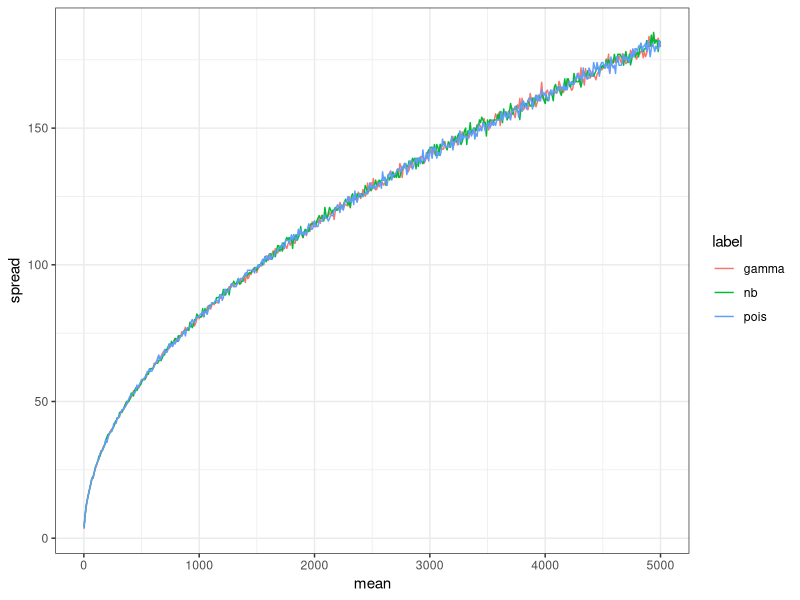
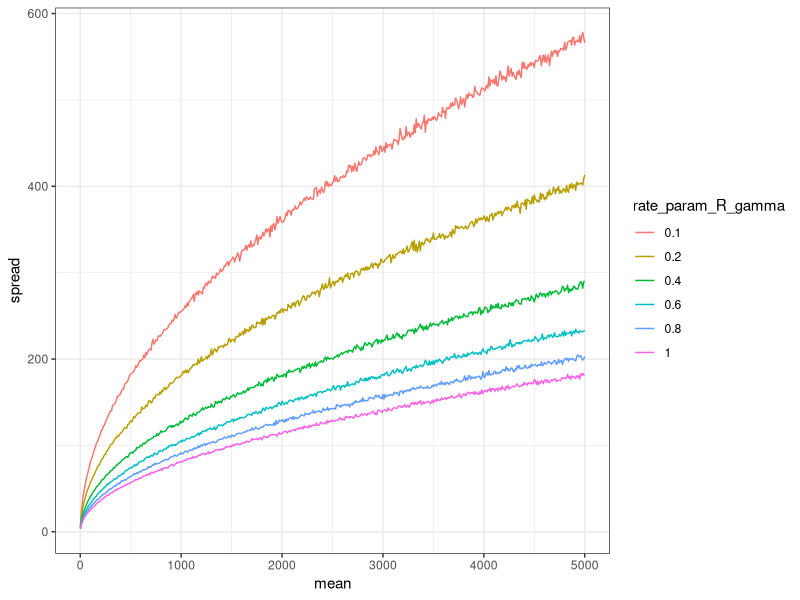
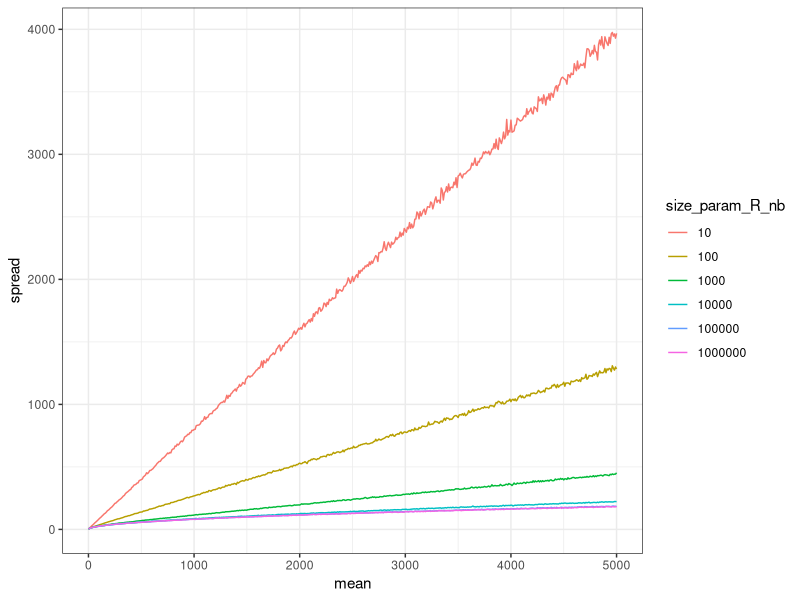
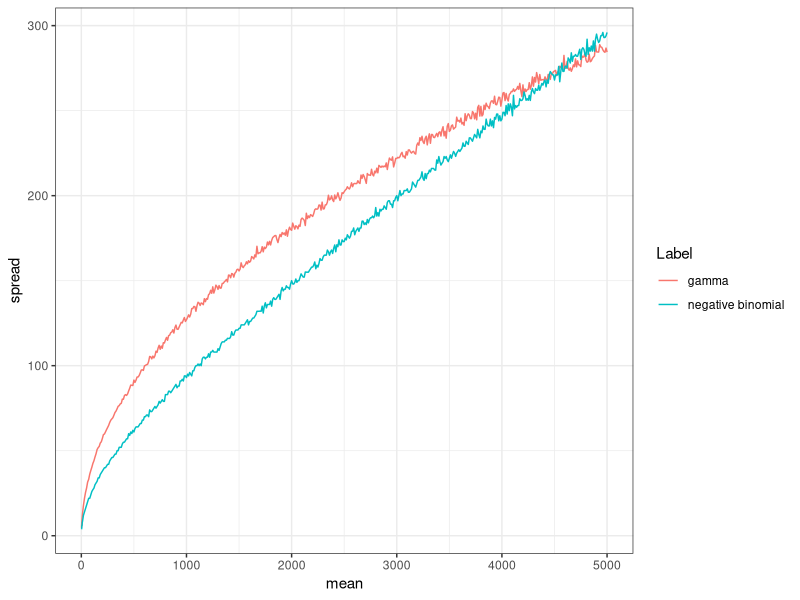
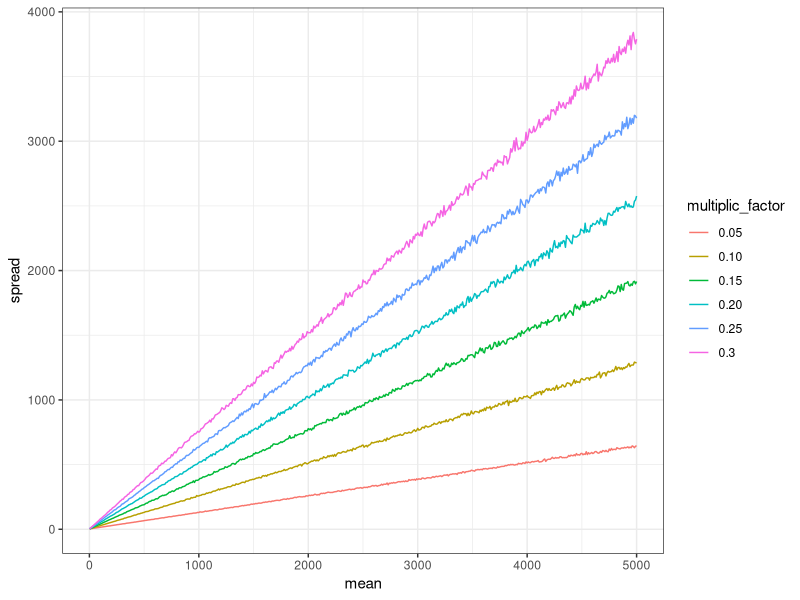
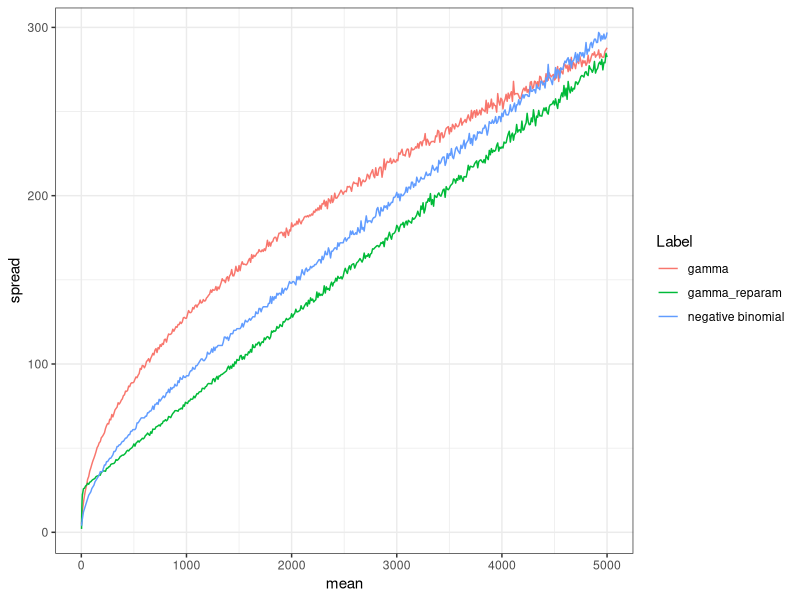

Write R code to recreate these figures, in order.
## ---- chunk 1
knitr::opts_chunk$set(echo = TRUE)
## ---- chunk 2
library(foreach)
library(tidyverse)

## ---- chunk 3

mm = c(seq(2, 10, 1), seq(10, 5000, 10))
my_df = 
	
	# Gamma
	foreach(m = mm, .combine = bind_rows) %do% {
	s=1

	x = rgamma(10000,shape = m * s, rate = s)
	
	c(mean = m, spread = abs(quantile(x, 0.1) - quantile(x, 0.9)))
	} %>% 
	rename("gamma" = `spread.10%`) %>% 
	
	# Negative binomial
	left_join(
		foreach(m = mm, .combine = bind_rows) %do% {
			s=1000000
			x = rnbinom(10000, mu = m, size = s)
			c(mean = m, spread = abs(quantile(x, 0.1) - quantile(x, 0.9)))
		} %>% 
			rename("nb" = `spread.10%`),
	by="mean"
	) %>%
		
	# Poisson
	left_join(
		foreach(m = mm, .combine = bind_rows) %do% {
			
			x = rpois(10000, lambda = m)
			
			c(mean = m, spread = abs(quantile(x, 0.1) - quantile(x, 0.9)))
		} %>% rename("pois" = `spread.10%`),
		by="mean"
	) %>%
		gather(label, spread, -mean) 

## ---- chunk 4
my_df %>% ggplot(aes(x=mean, y=spread, color=label)) + geom_line() + theme_bw() 
## ---- chunk 5

mm = c(seq(2, 10, 1), seq(10, 5000, 10))
my_df = 
	
	# Gamma
	foreach(m = mm, .combine = bind_rows) %do% {
		s=1
		x = rgamma(10000,shape = m * s, rate = s)
		c(mean = m, spread = abs(quantile(x, 0.1) - quantile(x, 0.9)))
	} %>% 
	rename("1" = `spread.10%`) %>% 
		
	# Gamma
	left_join(
		foreach(m = mm, .combine = bind_rows) %do% {
			s=0.8
			x = rgamma(10000,shape = m * s, rate = s)
			c(mean = m, spread = abs(quantile(x, 0.1) - quantile(x, 0.9)))
		}  %>% rename("0.8" = `spread.10%`),
		by="mean"
	) %>%
	
	# Gamma
	left_join(
		foreach(m = mm, .combine = bind_rows) %do% {
			s=0.6
			x = rgamma(10000,shape = m * s, rate = s)
			c(mean = m, spread = abs(quantile(x, 0.1) - quantile(x, 0.9)))
		}  %>% rename("0.6" = `spread.10%`),
		by="mean"
	) %>%
	
	# Gamma
	left_join(
		foreach(m = mm, .combine = bind_rows) %do% {
			s=0.4
			x = rgamma(10000,shape = m * s, rate = s)
			c(mean = m, spread = abs(quantile(x, 0.1) - quantile(x, 0.9)))
		}  %>% rename("0.4" = `spread.10%`),
		by="mean"
	) %>%
	
	# Gamma
	left_join(
		foreach(m = mm, .combine = bind_rows) %do% {
			s=0.2
			x = rgamma(10000,shape = m * s, rate = s)
			c(mean = m, spread = abs(quantile(x, 0.1) - quantile(x, 0.9)))
		}  %>% rename("0.2" = `spread.10%`),
		by="mean"
	) %>%
	
	# Gamma
	left_join(
		foreach(m = mm, .combine = bind_rows) %do% {
			s=0.1
			x = rgamma(10000,shape = m * s, rate = s)
			c(mean = m, spread = abs(quantile(x, 0.1) - quantile(x, 0.9)))
		}  %>% rename("0.1" = `spread.10%`),
		by="mean"
	) %>%
		gather(rate_param_R_gamma, spread, -mean) 

## ---- chunk 6
my_df %>% ggplot(aes(x=mean, y=spread, color=rate_param_R_gamma)) + geom_line() + theme_bw() 
## ---- chunk 7

mm = c(seq(2, 10, 1), seq(10, 5000, 10))
my_df = 
	
	# Negative binomial
	foreach(m = mm, .combine = bind_rows) %do% {
			s=1000000
			x = rnbinom(10000, mu = m, size = s)
			c(mean = m, spread = abs(quantile(x, 0.1) - quantile(x, 0.9)))
		} %>% 
	rename("1000000" = `spread.10%`) %>% 
		
	# Negative binomial
	left_join(
		foreach(m = mm, .combine = bind_rows) %do% {
			s=100000
			x = rnbinom(10000, mu = m, size = s)
			c(mean = m, spread = abs(quantile(x, 0.1) - quantile(x, 0.9)))
		}  %>% rename("100000" = `spread.10%`),
		by="mean"
	) %>%
	
	# Negative binomial
	left_join(
		foreach(m = mm, .combine = bind_rows) %do% {
			s=10000
			x = rnbinom(10000, mu = m, size = s)
			c(mean = m, spread = abs(quantile(x, 0.1) - quantile(x, 0.9)))
		} %>% rename("10000" = `spread.10%`),
		by="mean"
	) %>%
	
	# Negative binomial
	left_join(
		foreach(m = mm, .combine = bind_rows) %do% {
			s=1000
			x = rnbinom(10000, mu = m, size = s)
			c(mean = m, spread = abs(quantile(x, 0.1) - quantile(x, 0.9)))
		}  %>% rename("1000" = `spread.10%`),
		by="mean"
	) %>%
	
	# Negative binomial
	left_join(
		foreach(m = mm, .combine = bind_rows) %do% {
			s=100
			x = rnbinom(10000, mu = m, size = s)
			c(mean = m, spread = abs(quantile(x, 0.1) - quantile(x, 0.9)))
		}  %>% rename("100" = `spread.10%`),
		by="mean"
	) %>%
	
	# Negative binomial
	left_join(
		foreach(m = mm, .combine = bind_rows) %do% {
			s=10
			x = rnbinom(10000, mu = m, size = s)
			c(mean = m, spread = abs(quantile(x, 0.1) - quantile(x, 0.9)))
		} %>% rename("10" = `spread.10%`),
		by="mean"
	) %>%
		gather(size_param_R_nb, spread, -mean) 

## ---- chunk 8
my_df %>% ggplot(aes(x=mean, y=spread, color=size_param_R_nb)) + geom_line() + theme_bw() 
## ---- chunk 9

mm = c(seq(2, 10, 1), seq(10, 5000, 10))
my_df = 
	
	# Negative binomial
	foreach(m = mm, .combine = bind_rows) %do% {
			s=3000
			x = rnbinom(10000, mu = m, size = s)
			c(mean = m, spread = abs(quantile(x, 0.1) - quantile(x, 0.9)))
		} %>% rename("negative binomial" = `spread.10%`) %>%
	
	# Gamma
	left_join(
		foreach(m = mm, .combine = bind_rows) %do% {
			s=0.4
			x = rgamma(10000,shape = m * s, rate = s)
			c(mean = m, spread = abs(quantile(x, 0.1) - quantile(x, 0.9)))
		}  %>% rename("gamma" = `spread.10%`),
		by="mean"
	) %>% 
	gather(Label, spread, -mean) 

## ---- chunk 10
my_df %>% ggplot(aes(x=mean, y=spread, color=Label)) + geom_line() + theme_bw() 
## ---- chunk 11

mm = c(seq(2, 10, 1), seq(10, 5000, 10))
my_df = 
	
	# Gamma
	foreach(m = mm, .combine = bind_rows) %do% {
		s=1
		s = s + 0.3 * m
		
		v = s^2;
		shape = m^2 / v;
		rate = m / v;
		
		x = rgamma(10000,shape = shape, rate = rate)
			
		c(mean = m, spread = abs(quantile(x, 0.1) - quantile(x, 0.9)))
	} %>% 
	rename("0.3" = `spread.10%`) %>% 
		
	# Gamma
	left_join(
	foreach(m = mm, .combine = bind_rows) %do% {
		s=1
		s = s + 0.25 * m
		
		v = s^2;
		shape = m^2 / v;
		rate = m / v;
		
		x = rgamma(10000,shape = shape, rate = rate)
			
		c(mean = m, spread = abs(quantile(x, 0.1) - quantile(x, 0.9)))
	} %>% rename("0.25" = `spread.10%`),
		by="mean"
	) %>%
	
	# Gamma
	left_join(
	foreach(m = mm, .combine = bind_rows) %do% {
		s=1
		s = s + 0.20 * m
		
		v = s^2;
		shape = m^2 / v;
		rate = m / v;
		
		x = rgamma(10000,shape = shape, rate = rate)
			
		c(mean = m, spread = abs(quantile(x, 0.1) - quantile(x, 0.9)))
	}  %>% rename("0.20" = `spread.10%`),
		by="mean"
	) %>%
	
	# Gamma
	left_join(
	foreach(m = mm, .combine = bind_rows) %do% {
		s=1
		s = s + 0.15 * m
		
		v = s^2;
		shape = m^2 / v;
		rate = m / v;
		
		x = rgamma(10000,shape = shape, rate = rate)
			
		c(mean = m, spread = abs(quantile(x, 0.1) - quantile(x, 0.9)))
	}  %>% rename("0.15" = `spread.10%`),
		by="mean"
	) %>%
	
	# Gamma
	left_join(
	foreach(m = mm, .combine = bind_rows) %do% {
		s=1
		s = s + 0.10 * m
		
		v = s^2;
		shape = m^2 / v;
		rate = m / v;
		
		x = rgamma(10000,shape = shape, rate = rate)
			
		c(mean = m, spread = abs(quantile(x, 0.1) - quantile(x, 0.9)))
	} %>% rename("0.10" = `spread.10%`),
		by="mean"
	) %>%
	
	# Gamma
	left_join(
	foreach(m = mm, .combine = bind_rows) %do% {
		s=1
		s = s + 0.05 * m
		
		v = s^2;
		shape = m^2 / v;
		rate = m / v;
		
		x = rgamma(10000,shape = shape, rate = rate)
			
		c(mean = m, spread = abs(quantile(x, 0.1) - quantile(x, 0.9)))
	}  %>% rename("0.05" = `spread.10%`),
		by="mean"
	) %>%
		gather(multiplic_factor, spread, -mean) 

## ---- chunk 12
my_df %>% ggplot(aes(x=mean, y=spread, color=multiplic_factor)) + geom_line() + theme_bw() 
## ---- chunk 13

mm = c(seq(2, 10, 1), seq(10, 5000, 10))
my_df = 
	
	# Negative binomial
	foreach(m = mm, .combine = bind_rows) %do% {
			s=3000
			x = rnbinom(10000, mu = m, size = s)
			c(mean = m, spread = abs(quantile(x, 0.1) - quantile(x, 0.9)))
		} %>% rename("negative binomial" = `spread.10%`) %>%
	
	# Gamma
	left_join(
		foreach(m = mm, .combine = bind_rows) %do% {
		s=10
		s = (s + 0.02 * m) 
		
		v = s^2;
		shape = m^2 / v;
		rate = m / v;
		
		x = rgamma(10000,shape = shape, rate = rate)
			
		c(mean = m, spread = abs(quantile(x, 0.1) - quantile(x, 0.9)))
	}  %>% rename("gamma_reparam" = `spread.10%`),
		by="mean"
	) %>% 
	
	# Gamma
	left_join(
		foreach(m = mm, .combine = bind_rows) %do% {
			s=0.4
			x = rgamma(10000,shape = m * s, rate = s)
			c(mean = m, spread = abs(quantile(x, 0.1) - quantile(x, 0.9)))
		}  %>% rename("gamma" = `spread.10%`),
		by="mean"
	) %>% 
	gather(Label, spread, -mean) 

## ---- chunk 14
my_df %>% ggplot(aes(x=mean, y=spread, color=Label)) + geom_line() + theme_bw() 
